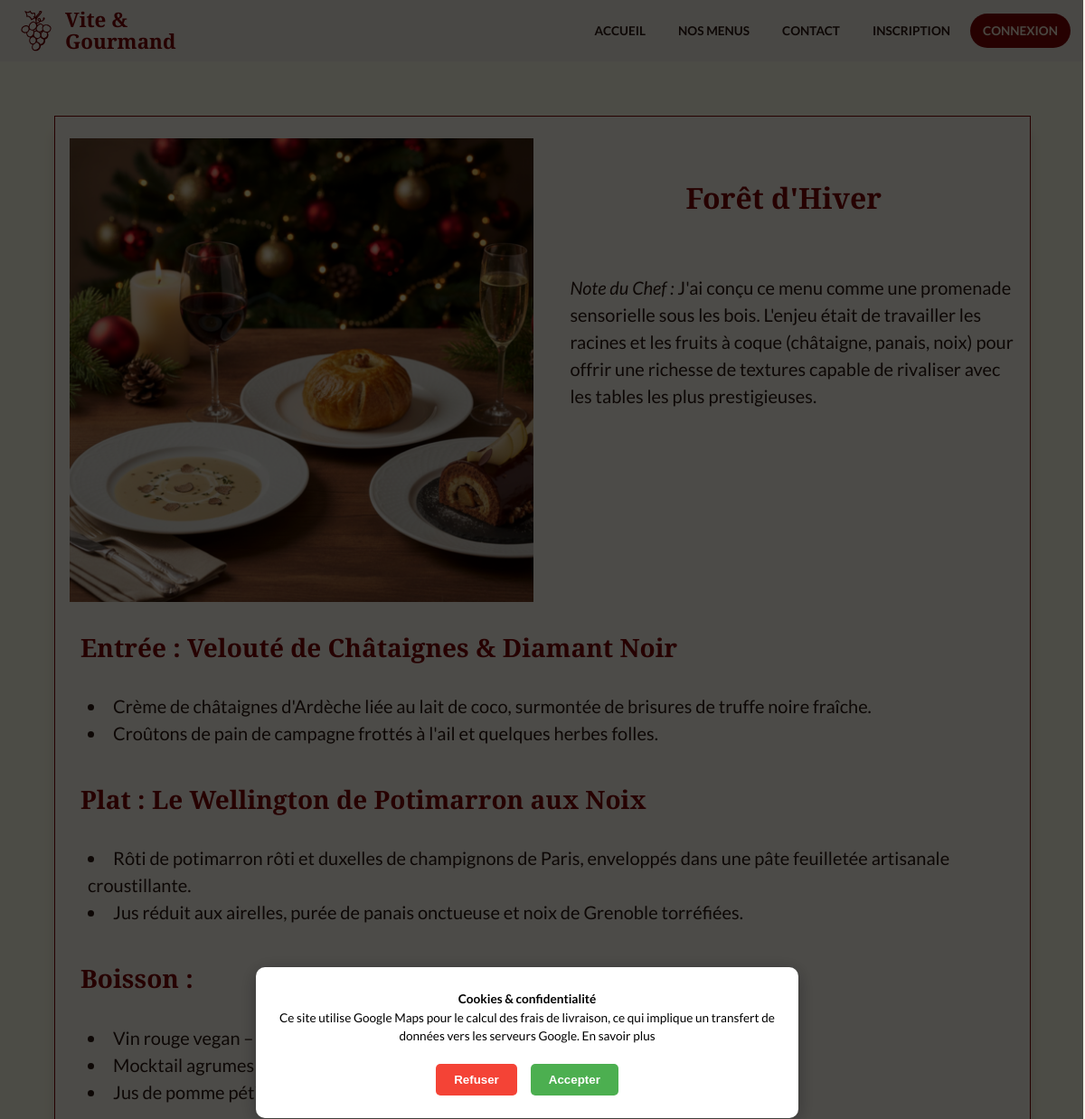
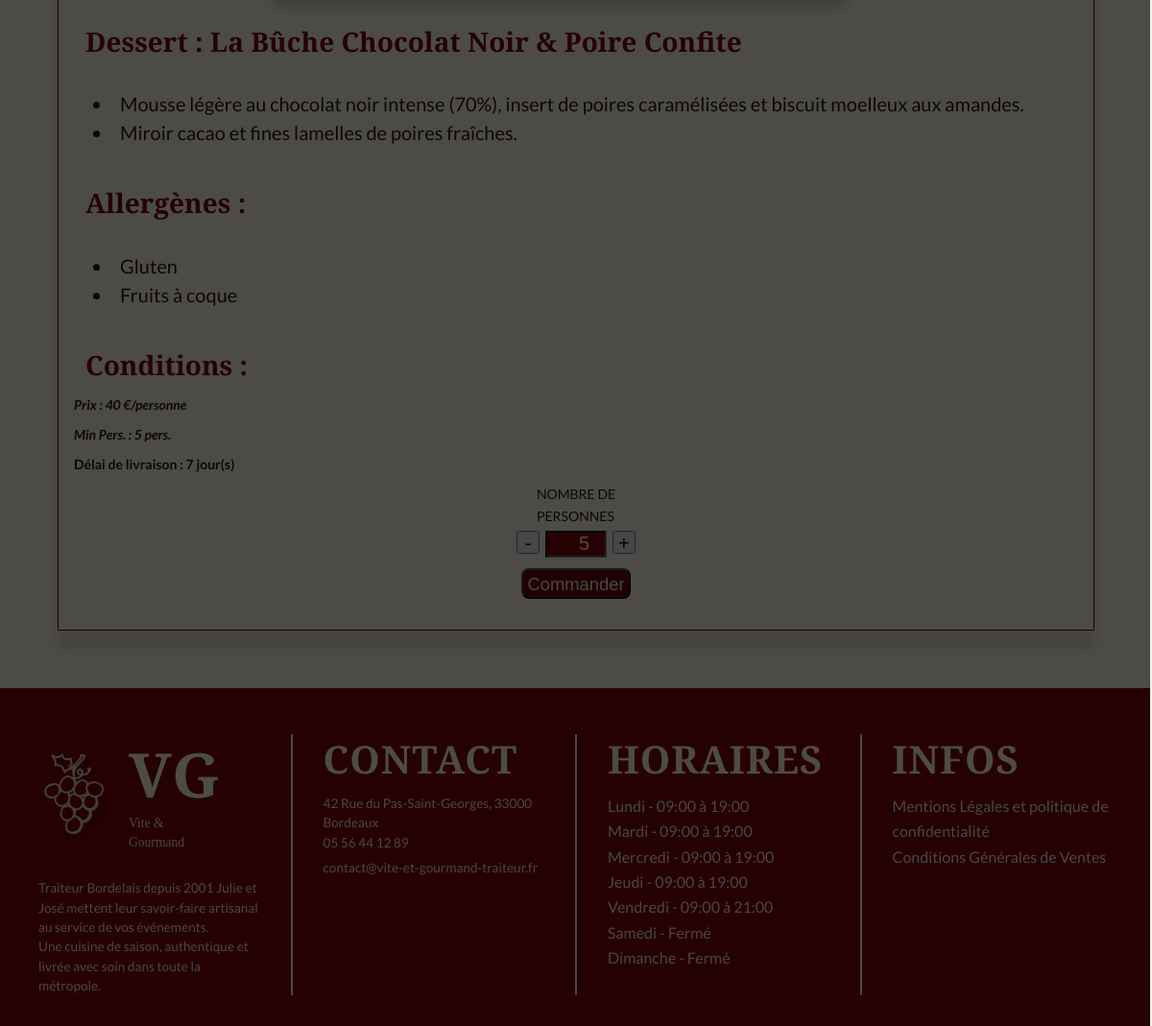
Screenshot of /data/menu-detail.php?id=ForêtH with the database file from the repository (2 pictures, top to bottom).
### tables this page shows
CREATE TABLE `menu` (
  `Id_menu` int NOT NULL,
  `menu_nom` varchar(100) NOT NULL,
  `theme` varchar(100) NOT NULL,
  `regime` varchar(100) NOT NULL,
  `nb_perso_min` int DEFAULT NULL,
  `nb_perso_max` int DEFAULT NULL,
  `prix_menu` decimal(10,0) NOT NULL,
  `entree` text NOT NULL,
  `plat` text NOT NULL,
  `dessert` text NOT NULL,
  `boisson` text,
  `allergene` text,
  `description` text,
  `entree_description` text,
  `plat_description` text,
  `dessert_description` text,
  `boisson_description` text,
  `img_menu` varchar(255) DEFAULT NULL,
  `link` varchar(100) DEFAULT NULL,
  `description_info` text,
  `img_uploaded` varchar(255) DEFAULT NULL,
  `actif` tinyint(1) NOT NULL DEFAULT '1',
  `quantite_restante` int DEFAULT NULL,
  `conditions` text,
  `mois_debut` int DEFAULT NULL,
  `mois_fin` int DEFAULT NULL,
  `delai_commande_jours` int DEFAULT NULL
);

CREATE TABLE `horaires` (
  `Id_horaire` int NOT NULL,
  `jour` varchar(20) NOT NULL,
  `ouverture_matin` time DEFAULT NULL,
  `fermeture_matin` time DEFAULT NULL,
  `ouverture_apm` time DEFAULT NULL,
  `fermeture_apm` time DEFAULT NULL,
  `ferme` tinyint(1) NOT NULL DEFAULT '0'
);

### classes/Repository/MenuRepository.php (called while the page is built, shortened)
<?php
require_once __DIR__ . '/../Entity/MenuEntity.php';
class MenuRepository {
    private PDO $pdo;
    public function __construct(PDO $pdo) {
        $this->pdo = $pdo;
    }
    private function hydrate(array|false|null $data): ?Menu{
    return new Menu($data);
}
    public function findByLink(string $link): ?Menu {
        $stmt = $this->pdo->prepare("SELECT * FROM menu WHERE link = ? AND actif = 1 ");
        $stmt->execute([$link]);
        $data = $stmt ->fetch(PDO::FETCH_ASSOC);
        return $this->hydrate($data);
    }
}

### classes/Entity/MenuEntity.php (called while the page is built, shortened)
<?php
class Menu {
    private string $menu_nom;
    private float $prix_menu;
    private int $nb_perso_min;
    private string $description;
    private ?string $img_menu;
    private ?int $quantite_restante;
    private ?string $entree;
    private ?string $entree_description;
    private ?string $plat;
    private ?string $plat_description;
    private ?string $boisson;
    private ?string $dessert;
    private ?string $dessert_description;
    private ?string $allergene;
    private ?int $delai_commande;
    public function __construct(array $data) {
        $this->menu_nom          = $data['menu_nom'];
        $this->prix_menu         = (float)$data['prix_menu'];
        $this->nb_perso_min      = (int)$data['nb_perso_min'];
        $this->description       = $data['description'] ?? '';
        $this->quantite_restante = isset($data['quantite_restante']) ? (int)$data['quantite_restante'] : null;
        $this->img_menu       = $data['img_menu'] ?? null;
        $this->entree            = $data['entree'] ?? null;
        $this->entree_description = $data['entree_description']?? null;
        $this->plat              = $data['plat']?? null;
        $this->plat_description  = $data['plat_description']?? null;
        $this->boisson           = $data['boisson']?? null;
        $this->dessert           = $data['dessert']?? null;
        $this->dessert_description = $data['dessert_description']?? null;
        $this->allergene         = $data['allergene']?? null;
        $this->delai_commande      = $data['delai_commande_jours'] ?? null;
        }
    public function getNom(): string         { return $this->menu_nom; }
    public function getPrix(): float         { return $this->prix_menu; }
    public function getNbPersoMin(): int     { return $this->nb_perso_min; }
    public function getDescription(): string { return $this->description; }
    public function getStock(): ?int         { return $this->quantite_restante; }
    public function getEntree(): ?string     { return $this->entree;}
    public function getEntreeDescription(): ?string     { return $this->entree_description;}
    public function getPlat(): ?string     { return $this->plat;}
    public function getPlatDescription(): ?string     { return $this->plat_description;}
    public function getDessert(): ?string     { return $this->dessert;}
    public function getDessertDescription(): ?string     { return $this->dessert_description;}
    public function getBoisson(): ?string     { return $this->boisson;}
    public function getAllergene(): ?string     { return $this->allergene;}
    public function getDelaiCommande(): ?int     { return $this->delai_commande; }
    public function getImgMenuUrl(): string{
        $img = $this ->img_menu ?? '';
        return pathinfo($img, PATHINFO_EXTENSION) ? $img : $img .'.png';
    }
    }

### data/menu-detail.php (the view, shortened to what this page needs)
<?php
require_once __DIR__ . '/../login.php';
require_once __DIR__ . '/../classes/Repository/MenuRepository.php';
$menuRepository = new MenuRepository($pdo);
$menu = $menuRepository->findByLink($_GET['id'] ?? '');
?>
<!DOCTYPE html>
<html lang="fr">
<?php include __DIR__ . '/../includes/head.php'; ?>
<body>
<?php include __DIR__ . '/../includes/header.php'; ?>
<main>
    <article class="menu-detail">
        <div class="menu-detail-header">
            <picture>
                <img src="../Images/<?= $menu->getImgMenuUrl() ?>" alt="Photo du menu <?= htmlspecialchars($menu->getNom()) ?>" class="menu-detail-img">
            </picture>
            <div class="menu-detail-headline">
                <h2><?= htmlspecialchars($menu->getNom()) ?></h2>
                <p class="menu-chef-note"><em>Note du Chef :</em> <?= htmlspecialchars($menu->getDescription()) ?></p>
            </div>
        </div>
        <h3>Entrée : <?= htmlspecialchars($menu->getEntree()) ?></h3>
        <ul>
            <?php foreach (explode('|', $menu->getEntreeDescription() ?? '') as $ligne): ?>
                <li><?= htmlspecialchars($ligne) ?></li>
            <?php endforeach; ?>
        </ul>
        <h3>Plat : <?= htmlspecialchars($menu->getPlat()) ?></h3>
        <ul>
            <?php foreach (explode('|', $menu->getPlatDescription() ?? '') as $ligne): ?>
                <li><?= htmlspecialchars($ligne) ?></li>
            <?php endforeach; ?>
        </ul>
        <?php if ($menu->getBoisson()): ?>
    <h3>Boisson :</h3>
    <ul>
        <?php foreach (explode('|', $menu->getBoisson() ?? '') as $ligne): ?>
            <li><?= htmlspecialchars($ligne) ?></li>
        <?php endforeach; ?>
    </ul>
<?php endif; ?>
        <h3>Dessert : <?= htmlspecialchars($menu->getDessert()) ?></h3>
        <ul>
            <?php foreach (explode('|', $menu->getDessertDescription() ?? '') as $ligne): ?>
                <li><?= htmlspecialchars($ligne) ?></li>
            <?php endforeach; ?>
        </ul>
        <h3>Allergènes :</h3>
        <ul>
            <?php foreach (explode('|', $menu->getAllergene() ?? '') as $ligne): ?>
                <li><?= htmlspecialchars($ligne) ?></li>
            <?php endforeach; ?>
        </ul>
        <div class="menu-detail-footer">
            <div class="menu-condition-footer">
                <h3>Conditions :</h3>
                <em class="menu-condition">Prix : <?= $menu->getPrix() ?> €/personne</em>
                <em class="menu-condition">Min Pers. : <?= $menu->getNbPersoMin() ?> pers.</em>
                <?php if ($menu->getDelaiCommande() !== null): ?>
                    <span class="menu-condition">Délai de livraison : <?= $menu->getDelaiCommande() ?> jour(s)</span>
                <?php endif; ?>
            </div>
            <form id="form-commande" class="form-menu-order" action="../achat.php" method="POST">
                <div class="nb-person-menu">
                    <span>NOMBRE DE <br>PERSONNES</span>
                    <div class="input-nb-perso">
                        <button type="button" class="counter-btn" onclick="change(this, -1)" aria-label="Diminuer le nombre de personnes">-</button>
                        <input type="number" class="counter-val" name="nb_pers" value="<?= $menu->getNbPersoMin() ?>" min="<?= $menu->getNbPersoMin() ?>" <?= $menu->getStock() !== null ? 'max="' . $menu->getStock() . '"' : '' ?> required>
                        <button type="button" class="counter-btn" onclick="change(this, 1)" aria-label="Augmenter le nombre de personnes">+</button>
                    </div>
                </div>
                <div class="order-menu-btn">
                     <button type="submit" class="btn-menu-order" <?= $menu->getStock() !== null && $menu->getStock() < $menu->getNbPersoMin() ? 'disabled' : '' ?>>
                        <?= $menu->getStock() !== null && $menu->getStock() < $menu->getNbPersoMin() ? 'Épuisé' : 'Commander' ?>
                    </button>
                </div>
            </form>
        </div>
    </article>
</main>
<?php include __DIR__ . '/../includes/footer.php'; ?>
</body>
</html>

### includes/footer.php (shortened to what this page needs)
<footer>
    <div id="cookie-overlay" class="cookie-overlay">
                <div class="cookie-banner">
                    <p>
                        <strong> Cookies & confidentialité</strong><br>
                        Ce site utilise Google Maps pour le calcul des frais de livraison,
                        ce qui implique un transfert de données vers les serveurs Google.
                        <a href="<?= BASE_URL ?>/mentions.php" target="_blank" aria-label="s'ouvre les mentions légales dans un nouvel onglet">En savoir plus</a>
                    </p>
                    <div class="cookie-buttons">
                        <button id="refuse-cookies" class="btn-cookie-refuse">Refuser</button>
                        <button id="accept-cookies" class="btn-cookie-accept">Accepter</button>
                    </div>
                </div>
            </div>
            <div>
                <div class="footer-logo-group">
                    <img src="<?= BASE_URL ?>/Images/Logo_beige_final_v2.svg" class="footer-logo" alt="Logo Vite & Gourmand">
                    <div class="footer-logo-text">
                        <h3>VG</h3>
                        <p>Vite & Gourmand</p>
                    </div>
                </div>
                <br>
                <p>Traiteur Bordelais depuis 2001 Julie et José mettent leur savoir-faire artisanal au service de vos événements. <br> Une cuisine de saison, authentique et livrée avec soin dans toute la métropole.</p>
            </div>
            <address>
                <h3> CONTACT </h3>
                <?php
                $stmt_info = $pdo->query("SELECT * FROM renseignement ");
                $informations = $stmt_info->fetch();
                ?>
                <p><?= $informations['adresse'] ?? '42 Rue du Pas-Saint-Georges, 33000 Bordeaux' ?></p>
                <ul>
                    <li><?php echo $informations['telephone'] ?? '05 56 44 12 89' ; ?></li>
                    <li><a href="mailto:contact@vite-et-gourmand-traiteur.fr"><?php echo $informations['email'] ?? 'contact@vite-et-gourmand-traiteur.fr' ; ?></a></li>
                </ul>
            </address>
            <div>
                <h3>HORAIRES</h3>
                <ul>
                    <?php
                        $stmt_h = $pdo->query("SELECT * FROM horaires ORDER BY Id_horaire ASC");
                        $horaires_footer = $stmt_h->fetchAll();
                    ?>
                    <?php foreach ($horaires_footer as $h): ?>
                        <?php if (!$h['ferme']):; ?>
                            <li> <?= htmlspecialchars($h['jour']) ?> - <?= substr($h['ouverture_matin'], 0, 5) ?> à <?= substr($h['fermeture_apm'], 0, 5) ?></li>
                        <?php else: ?>
                            <li> <?= htmlspecialchars($h['jour']) ?> - Fermé</li>
                        <?php endif; ?>
                    <?php endforeach; ?>
                </ul>
                    </div>
            <div>
                <h3>INFOS</h3>
                <a href="<?= BASE_URL ?>/mentions.php"> Mentions Légales et politique de confidentialité</a>
                <br>
                <a href="<?= BASE_URL ?>/CGV.php"> Conditions Générales de Ventes </a>
            </div>
        </footer>

### rows the page displays
menu: img_menu (picture), menu_nom "Forêt d'Hiver", description "J'ai conçu ce menu comme une promenade sensorielle sous les bois. L'enjeu était de travailler les racines et les fruits à coque (châtaigne, panais, noix) pour offrir une richesse de textures capable de rivaliser avec les tables les plus prestigieuses.", entree "Velouté de Châtaignes & Diamant Noir", entree_description "Crème de châtaignes d'Ardèche liée au lait de coco, surmontée de brisures de truffe noire fraîche.", entree_description "Croûtons de pain de campagne frottés à l'ail et quelques herbes folles.", plat "Le Wellington de Potimarron aux Noix", plat_description "Rôti de potimarron rôti et duxelles de champignons de Paris, enveloppés dans une pâte feuilletée artisanale croustillante.", plat_description "Jus réduit aux airelles, purée de panais onctueuse et noix de Grenoble torréfiées.", boisson "Vin rouge vegan –…", boisson "Mocktail agrumes & romarin", boisson "Jus de pomme pétillant bio", dessert "La Bûche Chocolat Noir & Poire Confite", dessert_description "Mousse légère au chocolat noir intense (70%), insert de poires caramélisées et biscuit moelleux aux amandes.", dessert_description "Miroir cacao et fines lamelles de poires fraîches.", allergene "Gluten", allergene "Fruits à coque", prix_menu "40", nb_perso_min "5", delai_commande_jours "7", nb_pers "5"
horaires: jour "Lundi", ouverture_matin "09:00", fermeture_apm "19:00"
horaires: jour "Mardi", ouverture_matin "09:00", fermeture_apm "19:00"
horaires: jour "Mercredi", ouverture_matin "09:00", fermeture_apm "19:00"
horaires: jour "Jeudi", ouverture_matin "09:00", fermeture_apm "19:00"
horaires: jour "Vendredi", ouverture_matin "09:00", fermeture_apm "21:00"
horaires: jour "Samedi"
horaires: jour "Dimanche"

### other values shown
$informations['adresse'] "42 Rue du Pas-Saint-Georges, 33000 Bordeaux"
$informations['telephone'] "05 56 44 12 89"
$informations['email'] "contact@vite-et-gourmand-traiteur.fr"
